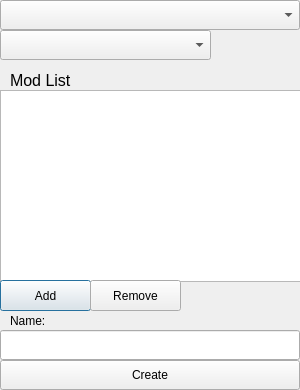
<?xml version="1.0" encoding="UTF-8"?>
<ui version="4.0">
 <class>CreateWindow</class>
 <widget class="QDialog" name="CreateWindow">
  <property name="geometry">
   <rect>
    <x>0</x>
    <y>0</y>
    <width>300</width>
    <height>390</height>
   </rect>
  </property>
  <property name="windowTitle">
   <string>Dialog</string>
  </property>
  <widget class="QListWidget" name="list_mods">
   <property name="geometry">
    <rect>
     <x>0</x>
     <y>90</y>
     <width>301</width>
     <height>192</height>
    </rect>
   </property>
  </widget>
  <widget class="QComboBox" name="comboBox_avalableVersions">
   <property name="geometry">
    <rect>
     <x>0</x>
     <y>30</y>
     <width>211</width>
     <height>30</height>
    </rect>
   </property>
  </widget>
  <widget class="QComboBox" name="comboBox_avalableTypes">
   <property name="geometry">
    <rect>
     <x>0</x>
     <y>0</y>
     <width>300</width>
     <height>30</height>
    </rect>
   </property>
  </widget>
  <widget class="QPushButton" name="button_mod_add">
   <property name="geometry">
    <rect>
     <x>0</x>
     <y>280</y>
     <width>91</width>
     <height>31</height>
    </rect>
   </property>
   <property name="text">
    <string>Add</string>
   </property>
  </widget>
  <widget class="QPushButton" name="button_mod_remove">
   <property name="geometry">
    <rect>
     <x>90</x>
     <y>280</y>
     <width>91</width>
     <height>31</height>
    </rect>
   </property>
   <property name="text">
    <string>Remove</string>
   </property>
  </widget>
  <widget class="QLabel" name="label">
   <property name="geometry">
    <rect>
     <x>10</x>
     <y>70</y>
     <width>101</width>
     <height>21</height>
    </rect>
   </property>
   <property name="text">
    <string>&lt;html&gt;&lt;head/&gt;&lt;body&gt;&lt;p&gt;&lt;span style=&quot; font-size:12pt;&quot;&gt;Mod List&lt;/span&gt;&lt;/p&gt;&lt;/body&gt;&lt;/html&gt;</string>
   </property>
   <property name="wordWrap">
    <bool>false</bool>
   </property>
  </widget>
  <widget class="QPushButton" name="button_create">
   <property name="geometry">
    <rect>
     <x>0</x>
     <y>360</y>
     <width>300</width>
     <height>30</height>
    </rect>
   </property>
   <property name="text">
    <string>Create</string>
   </property>
  </widget>
  <widget class="QLineEdit" name="line_launcherName">
   <property name="geometry">
    <rect>
     <x>0</x>
     <y>330</y>
     <width>300</width>
     <height>30</height>
    </rect>
   </property>
   <property name="text">
    <string/>
   </property>
  </widget>
  <widget class="QLabel" name="label_2">
   <property name="geometry">
    <rect>
     <x>10</x>
     <y>310</y>
     <width>47</width>
     <height>21</height>
    </rect>
   </property>
   <property name="text">
    <string>Name:</string>
   </property>
  </widget>
 </widget>
 <resources/>
 <connections/>
</ui>
